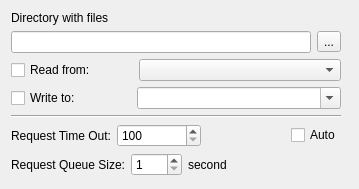
<ui version="4.0" >
 <class>PreferencePageSession</class>
 <widget class="QWidget" name="PreferencePageSession" >
  <property name="geometry" >
   <rect>
    <x>0</x>
    <y>0</y>
    <width>359</width>
    <height>189</height>
   </rect>
  </property>
  <property name="windowTitle" >
   <string>PreferencePageSession</string>
  </property>
  <layout class="QGridLayout" name="gridLayout_2" >
   <item row="0" column="0" >
    <layout class="QVBoxLayout" name="verticalLayout" >
     <item>
      <layout class="QGridLayout" name="gridLayout" >
       <item row="1" column="0" >
        <widget class="QLineEdit" name="_directory" >
         <property name="minimumSize" >
          <size>
           <width>300</width>
           <height>0</height>
          </size>
         </property>
         <property name="readOnly" >
          <bool>true</bool>
         </property>
        </widget>
       </item>
       <item row="1" column="1" >
        <widget class="QToolButton" name="_directoryBrowse" >
         <property name="text" >
          <string>...</string>
         </property>
        </widget>
       </item>
       <item row="0" column="0" >
        <widget class="QLabel" name="label" >
         <property name="text" >
          <string>Directory with files</string>
         </property>
        </widget>
       </item>
      </layout>
     </item>
     <item>
      <layout class="QHBoxLayout" name="horizontalLayout" >
       <item>
        <widget class="QCheckBox" name="_readFrom" >
         <property name="text" >
          <string>Read from:</string>
         </property>
        </widget>
       </item>
       <item>
        <spacer name="horizontalSpacer" >
         <property name="orientation" >
          <enum>Qt::Horizontal</enum>
         </property>
         <property name="sizeType" >
          <enum>QSizePolicy::Fixed</enum>
         </property>
         <property name="sizeHint" stdset="0" >
          <size>
           <width>37</width>
           <height>17</height>
          </size>
         </property>
        </spacer>
       </item>
       <item>
        <widget class="QComboBox" name="_readFromFile" >
         <property name="sizePolicy" >
          <sizepolicy vsizetype="Fixed" hsizetype="Expanding" >
           <horstretch>0</horstretch>
           <verstretch>0</verstretch>
          </sizepolicy>
         </property>
         <property name="editable" >
          <bool>false</bool>
         </property>
        </widget>
       </item>
      </layout>
     </item>
     <item>
      <layout class="QHBoxLayout" name="horizontalLayout_2" >
       <item>
        <widget class="QCheckBox" name="_writeTo" >
         <property name="text" >
          <string>Write to:</string>
         </property>
        </widget>
       </item>
       <item>
        <spacer name="horizontalSpacer_2" >
         <property name="orientation" >
          <enum>Qt::Horizontal</enum>
         </property>
         <property name="sizeType" >
          <enum>QSizePolicy::Fixed</enum>
         </property>
         <property name="sizeHint" stdset="0" >
          <size>
           <width>50</width>
           <height>17</height>
          </size>
         </property>
        </spacer>
       </item>
       <item>
        <widget class="QComboBox" name="_writeToFile" >
         <property name="sizePolicy" >
          <sizepolicy vsizetype="Fixed" hsizetype="Expanding" >
           <horstretch>0</horstretch>
           <verstretch>0</verstretch>
          </sizepolicy>
         </property>
         <property name="editable" >
          <bool>true</bool>
         </property>
        </widget>
       </item>
      </layout>
     </item>
    </layout>
   </item>
   <item row="0" column="1" >
    <spacer name="horizontalSpacer_3" >
     <property name="orientation" >
      <enum>Qt::Horizontal</enum>
     </property>
     <property name="sizeHint" stdset="0" >
      <size>
       <width>7</width>
       <height>20</height>
      </size>
     </property>
    </spacer>
   </item>
   <item row="1" column="0" >
    <widget class="Line" name="line" >
     <property name="orientation" >
      <enum>Qt::Horizontal</enum>
     </property>
    </widget>
   </item>
   <item row="2" column="0" >
    <layout class="QHBoxLayout" name="horizontalLayout_3" >
     <item>
      <widget class="QLabel" name="label_2" >
       <property name="text" >
        <string>Request Time Out:</string>
       </property>
      </widget>
     </item>
     <item>
      <widget class="QSpinBox" name="_requestTimeout" >
       <property name="sizePolicy" >
        <sizepolicy vsizetype="Fixed" hsizetype="Expanding" >
         <horstretch>0</horstretch>
         <verstretch>0</verstretch>
        </sizepolicy>
       </property>
       <property name="wrapping" >
        <bool>false</bool>
       </property>
       <property name="frame" >
        <bool>true</bool>
       </property>
       <property name="accelerated" >
        <bool>false</bool>
       </property>
       <property name="minimum" >
        <number>100</number>
       </property>
       <property name="maximum" >
        <number>2000</number>
       </property>
      </widget>
     </item>
     <item>
      <spacer name="horizontalSpacer_4" >
       <property name="orientation" >
        <enum>Qt::Horizontal</enum>
       </property>
       <property name="sizeHint" stdset="0" >
        <size>
         <width>28</width>
         <height>17</height>
        </size>
       </property>
      </spacer>
     </item>
     <item>
      <widget class="QCheckBox" name="_auto" >
       <property name="text" >
        <string>Auto</string>
       </property>
      </widget>
     </item>
    </layout>
   </item>
   <item row="3" column="0" >
    <layout class="QHBoxLayout" name="horizontalLayout_4" >
     <item>
      <widget class="QLabel" name="label_3" >
       <property name="text" >
        <string>Request Queue Size:</string>
       </property>
       <property name="alignment" >
        <set>Qt::AlignLeading|Qt::AlignLeft|Qt::AlignVCenter</set>
       </property>
      </widget>
     </item>
     <item>
      <widget class="QSpinBox" name="_queueSize" >
       <property name="minimumSize" >
        <size>
         <width>51</width>
         <height>0</height>
        </size>
       </property>
       <property name="maximumSize" >
        <size>
         <width>51</width>
         <height>16777215</height>
        </size>
       </property>
       <property name="minimum" >
        <number>1</number>
       </property>
       <property name="maximum" >
        <number>5</number>
       </property>
      </widget>
     </item>
     <item>
      <widget class="QLabel" name="label_4" >
       <property name="text" >
        <string>second</string>
       </property>
      </widget>
     </item>
     <item>
      <spacer name="horizontalSpacer_5" >
       <property name="orientation" >
        <enum>Qt::Horizontal</enum>
       </property>
       <property name="sizeHint" stdset="0" >
        <size>
         <width>40</width>
         <height>20</height>
        </size>
       </property>
      </spacer>
     </item>
    </layout>
   </item>
   <item row="4" column="0" colspan="2" >
    <spacer name="verticalSpacer" >
     <property name="orientation" >
      <enum>Qt::Vertical</enum>
     </property>
     <property name="sizeHint" stdset="0" >
      <size>
       <width>20</width>
       <height>10</height>
      </size>
     </property>
    </spacer>
   </item>
  </layout>
 </widget>
 <resources/>
 <connections/>
</ui>
